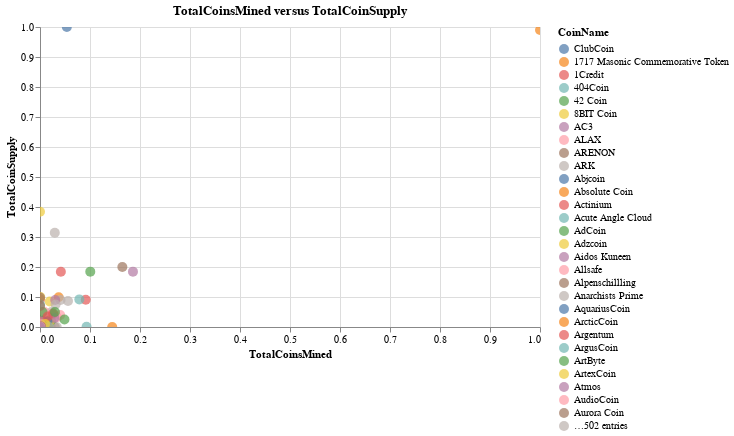

Notebook code cell kept with this figure:
### Code cell
# Plotted the scatter with x="TotalCoinsMined" and y="TotalCoinSupply"
fig2 = alt.Chart(clustered_df).mark_circle(
    size=100
).encode(
    alt.X("TotalCoinsMined", title="TotalCoinsMined", scale=alt.Scale(zero=False)),
    alt.Y("TotalCoinSupply", title="TotalCoinSupply", scale=alt.Scale(zero=False)),
    color="CoinName",
    tooltip=["CoinName", "TotalCoinsMined", "TotalCoinSupply"]
).properties(
    height=300,
    width=500,
    title="TotalCoinsMined versus TotalCoinSupply").interactive()
fig2

### Figure 1 — Vega-Lite specification as saved in the notebook (floating-point values rounded to 4 significant figures; data arrays with more than 128 entries replaced by an {"elided": "..."} marker saying what was removed)
{"config": {"view": {"continuousWidth": 400, "continuousHeight": 300}}, "data": {"name": "data-30de5ce87def4c00377dd50a990d405a"}, "mark": {"type": "circle", "size": 100}, "encoding": {"color": {"type": "nominal", "field": "CoinName"}, "tooltip": [{"type": "nominal", "field": "CoinName"}, {"type": "quantitative", "field": "TotalCoinsMined"}, {"type": "quantitative", "field": "TotalCoinSupply"}], "x": {"type": "quantitative", "field": "TotalCoinsMined", "scale": {"zero": false}, "title": "TotalCoinsMined"}, "y": {"type": "quantitative", "field": "TotalCoinSupply", "scale": {"zero": false}, "title": "TotalCoinSupply"}}, "height": 300, "selection": {"selector002": {"type": "interval", "bind": "scales", "encodings": ["x", "y"]}}, "title": "TotalCoinsMined versus TotalCoinSupply", "width": 500, "$schema": "https://vega.github.io/schema/vega-lite/v4.8.1.json", "datasets": {"data-30de5ce87def4c00377dd50a990d405a": {"elided": "532 records"}}}
